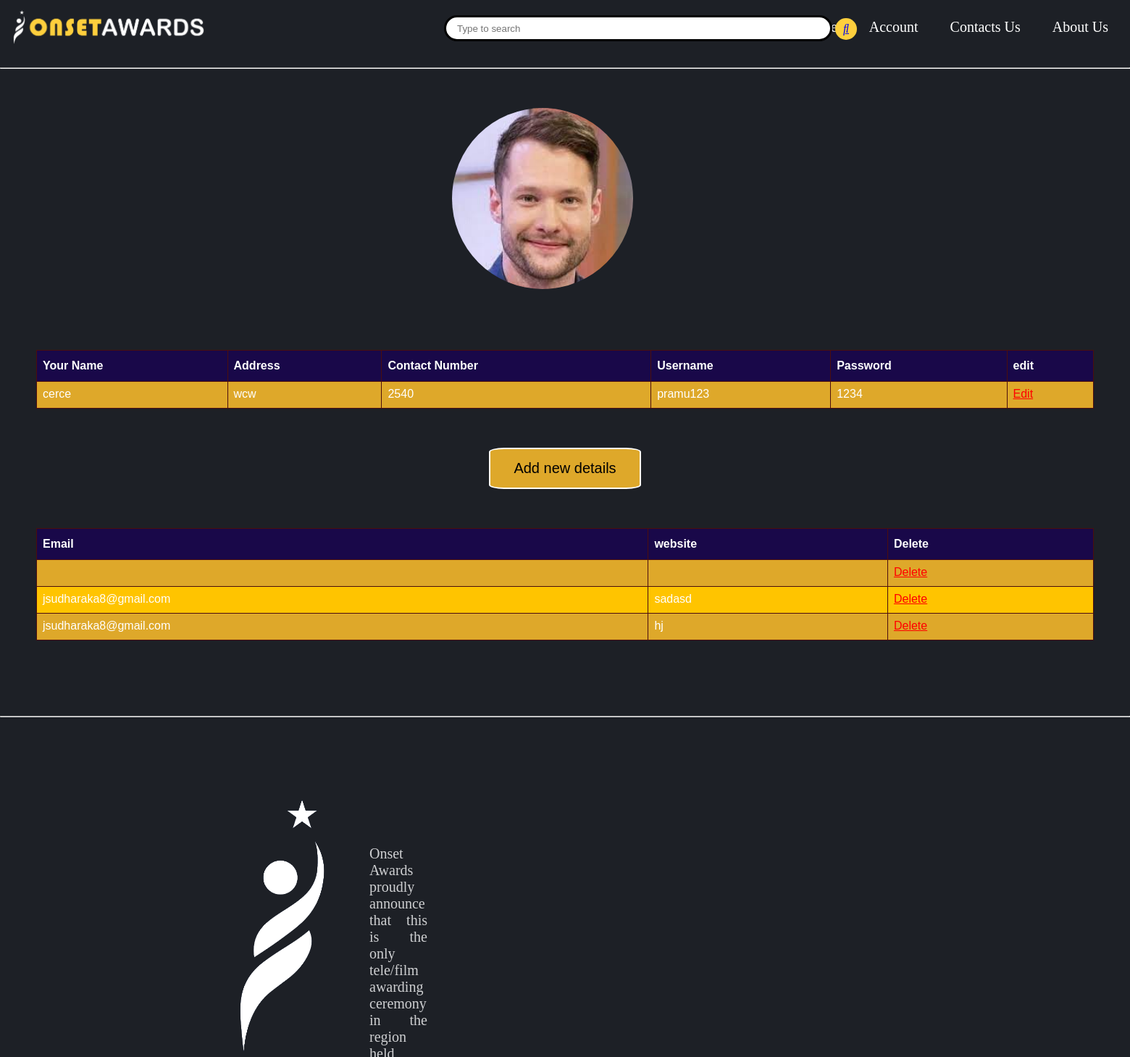
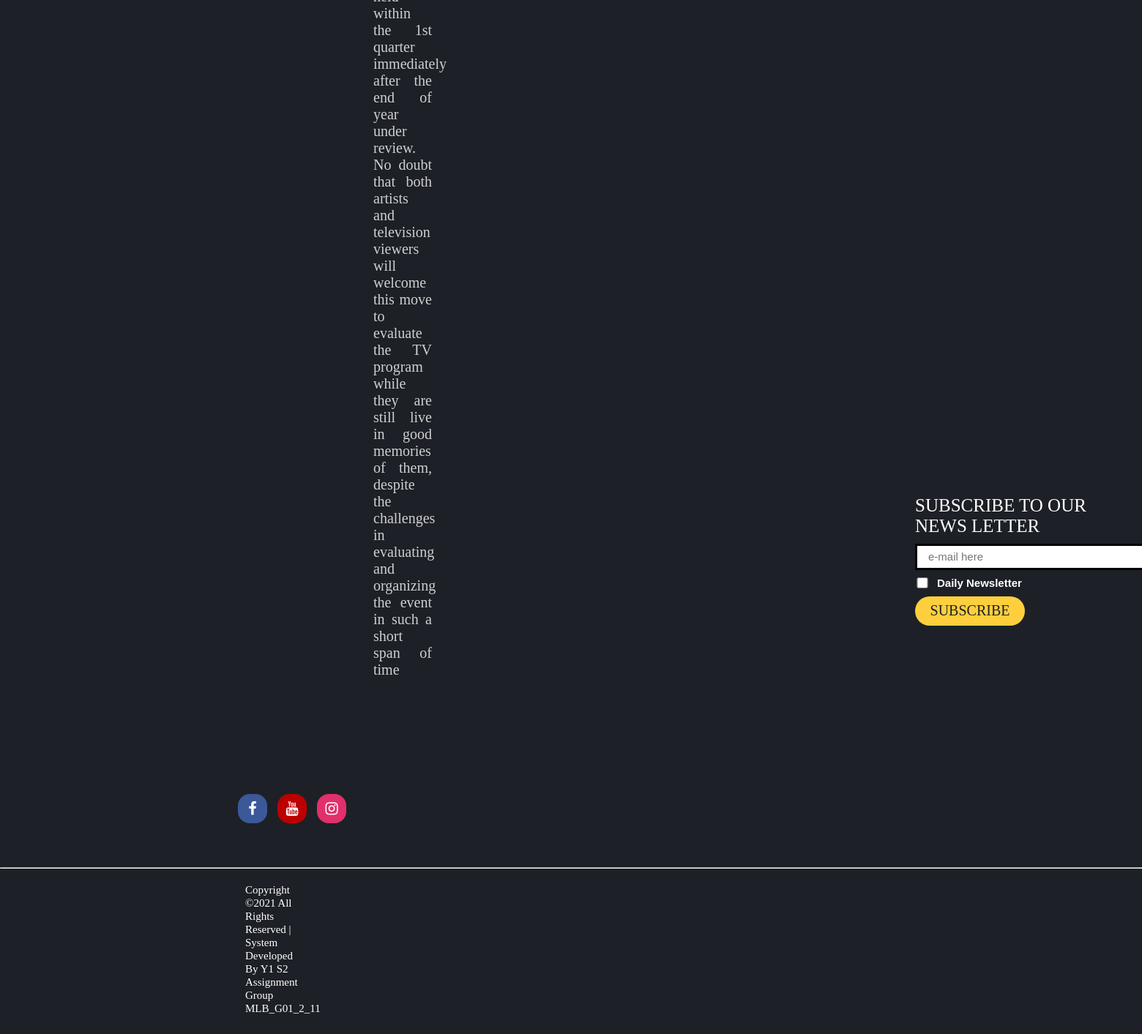
The page /n.php on the database its author committed (2 pictures, top to bottom).
### tables this page shows
CREATE TABLE `nomineed` (
  `id` int(10) NOT NULL,
  `n_name` varchar(20) NOT NULL,
  `n_add` varchar(20) NOT NULL,
  `n_contact` int(20) NOT NULL,
  `n_uname` varchar(20) NOT NULL,
  `n_ps` varchar(10) NOT NULL
);

CREATE TABLE `newdetails` (
  `id` int(10) NOT NULL,
  `n_email` varchar(50) NOT NULL,
  `n_web` varchar(50) NOT NULL
);

### n.php (the view, shortened to what this page needs)
<?php
include "configg.php";
?>
<!DOCTYPE html>
<html lang="en">
<head>
<link rel="stylesheet" href="https://cdnjs.cloudflare.com/ajax/libs/font-awesome/4.7.0/css/font-awesome.min.css">
	<link rel="stylesheet" href="CSS/n.css">
</head>
<body>
	  <div class="hero" >
      <nav>
        <img src="images/r.png" class="logo">
        <ul>
          <li class="a"><a href="Home.php">Home</a></li>
          <li class="a"><a href="voting page.html">Vote</a></li>
          <li class="a"><a href="n.php">Account</a></li>
          <li class="a"><a href="Contactus.html">Contacts Us</a></li>
          <li class="a"><a href="about.html">About Us</a></li>
        </ul>
        <div class="main">
          <input class = "search-txt" type="text" name="box" placeholder="Type to search">
          <div class="btn">
            <a href="#"><i class="fas fa-search"></i></a>
          </div>
        </div>
      </nav>
	<br>
<hr>
<br>
<br>
<br>
<div class="profilephoto">
  <img src="Images/d.jpg"width="250px" height="250px" class="pr">
</div>
<div class="deatails">
<table id="customers" class="tble3" >
  <thead >
    <tr>
      <th>Your Name</th>
      <th>Address</th>
      <th>Contact Number</th>
      <th>Username</th>
      <th>Password</th>
      <th>edit</th>
    </tr>
  </thead>
  <tbody>
    <?php
    $res=mysqli_query($conn,"SELECT*FROM nomineed");
    while($row=mysqli_fetch_array($res)){
    ?>
    <tr>
       <td> <?php echo $row["n_name"];?></td>
       <td> <?php echo $row["n_add"];?></td>
       <td> <?php echo $row["n_contact"];?></td>
       <td> <?php echo $row["n_uname"];?></td>
       <td> <?php echo $row["n_ps"];?></td>
       <td>  <a href="edit_no.php?id=<?php  echo $row["id"];?>"style="color:red" >Edit</a></td>
    </tr>
    <?php
    }
    ?>
</tbody>
</table>
</div>
<center>
<div class="btn1">
  <a href="addnewd.php">
    <button class="nwbtn"> Add new details</button>
  </a>
</div>
</center>
<div class="tbl2">
  <table id="customers">
  <thead>
    <tr>
      <th>Email</th>
      <th>website</th>
      <th>Delete</th>
    </tr>
  </thead>
  <tbody>
    <?php
    $res=mysqli_query($conn,"SELECT*FROM newdetails");
    while($row=mysqli_fetch_array($res)){
    ?>
    <tr>
       <td> <?php echo $row["n_email"];?></td>
       <td> <?php echo $row["n_web"];?></td>
       <td>  <a href="delete_no.php?id=<?php  echo $row["id"];?>"style="color:red" >Delete</a></td>
    </tr>
    <?php
    }
    ?>
</tbody>
  </table>
</div>
<br>
<br>
<br>
<hr>
<br>
<br>
<br><br>
<br>
<br>
<div class="lg">
        <img src="Images/lg.png" width="180px" height="360px">
      </div>
      <div class="para">
        <p>Onset Awards proudly announce that this is the only tele/film awarding ceremony in the region held within the 1st quarter immediately after the end of year under review. No doubt that both artists and television viewers will welcome this move to evaluate the TV program while they are still live in good memories of them, despite the challenges in evaluating and organizing the event in such a short span of time</p>
      </div>
      <div class="sub">
        SUBSCRIBE TO OUR NEWS LETTER
      </div>
      <form method="post" id="form-subscribe" action="submit.php">
        <input type="email" id="eml" placeholder="e-mail here"><br>
        <input type="checkbox" id="chkbx">
        <h1 id="nws">Daily Newsletter</h1>
        <input type="submit" id="sbmt" value="SUBSCRIBE">
      </form>
      <div>
      <a href="#" class="fa fa-facebook"></a>
      <a href="#" class="fa fa-youtube"></a>
      <a href="#" class="fa fa-instagram"></a>
      </div>
        <hr class="hrr">
      <p class="copyright">Copyright ©2021 All Rights Reserved | System Developed By Y1 S2 Assignment Group MLB_G01_2_11</p>
      <br>
    </div>
</body>
</html>

### CSS/n.css (style rules this page uses)
.tble3 { background-color: #dea82a; }
.nwbtn { border-radius: 10%; color: white; padding: 15px 32px; text-align: center; text-decoration: none; display: inline-block; font-size: 20px; margin: 4px 2px; cursor: pointer; transition-duration: 0.6s; background-color: #dea82a; color: black; border: 2px solid white; }
.pr { border-radius:50%; }
#customers { background-color:#dea82a; }
* { margin: 0; padding: 0; }
.hero { background: #1d2026; min-height: 100vh; width: 100%; color: #fff; position: relative; }
nav { display: flex; align-items: center; padding:10px; }
nav .logo { width: 280px; cursor: pointer; }
nav ul { flex: 1; text-align: right; }
nav ul li { display: inline-block; list-style: none; margin: 0 20px ; }
nav ul li a { text-decoration: none; color:#fff; font-family: Verdana; font-size: 20px; }
.main { position: absolute; top: 40px; left: 900px; transform: translate(-50%,-50%); }
input { border: 3px solid; height: 30px; width: 500px; border-radius: 50px; padding:0px 15px; }
.btn { color: #1d2026; float: right; width: 30px; height: 30px; border-radius: 50%; background: #fecf3d; display: flex; justify-content: center; align-items: center; margin: 4px ; }
.lg { margin-left:8cm; }
.para { text-align: justify; text-justify: inter-word; margin : -295px 970px 0px 510px; font-size: 20px; font-family: tahoma; color: #cfd0d2; }
.sub { font-family: impact; font-size: 25px; margin-left: 1250px; margin-top: -250px; }
#eml { font-size: 15px; border-radius: 0; margin-left: 1250px; margin-top: 10px; width: 288px; }
#chkbx { margin-left: 1010px; margin-top: 10px; height: 15px; }
#nws { margin-left: 1280px; margin-top: -20px; font-size: 15px; font-family: arial, sans-serif; }
#sbmt { font-size: 20px; border-radius: 0; margin-left: 1250px; margin-top: 10px; width: 150px; height: 40px; padding: 0; font-family: impact; border-radius: 30px; background-color: #fecf3d; color: #1d2026; border: none; }
.fa { padding: 10px; font-size: 20px; width: 20px; height: 20px; text-align: center; text-decoration: none; border-radius: 40%; }
.fa-facebook { background: #3B5998; color: white; margin: 230px 10px 0px 325px; }
.fa-youtube { background: #bb0000; color: white; margin-right: 10px; }
.fa-instagram { background: #E1306C; color: white; }
p.copyright { color: #fff; line-height: 40px; font-size: 15px; font-family: tahoma; line-height: 1.2; margin: 10px 1135px 0px 325px ; padding: 10px; }
.hrr { margin-top: 60px; }
.profilephoto { position: relative; align-items: center; padding-left: 40%; padding-bottom: 30px; }
.deatails { padding-bottom: 100px; border: #cfd0d2; padding: 50px; }
#customers { font-family: Arial, Helvetica, sans-serif; border-collapse: collapse; width: 100%; padding-bottom: 10px; }
#customers td, #customers th { border: 1px solid rgb(75, 14, 14); padding: 8px; padding-bottom: 10px; }
#customers tr:nth-child(even) { background-color: #ffc400; }
#customers th { padding-top: 12px; padding-bottom: 12px; text-align: left; background-color: #190849; color: white; }
.tbl2 { padding: 50px; }

### rows shown on the page
nomineed: n_name "cerce", n_add "wcw", n_contact "2540", n_uname "pramu123", n_ps "1234"
newdetails: n_email "jsudharaka8@gmail.com", n_web "sadasd"
newdetails: n_email "jsudharaka8@gmail.com", n_web "hj"
